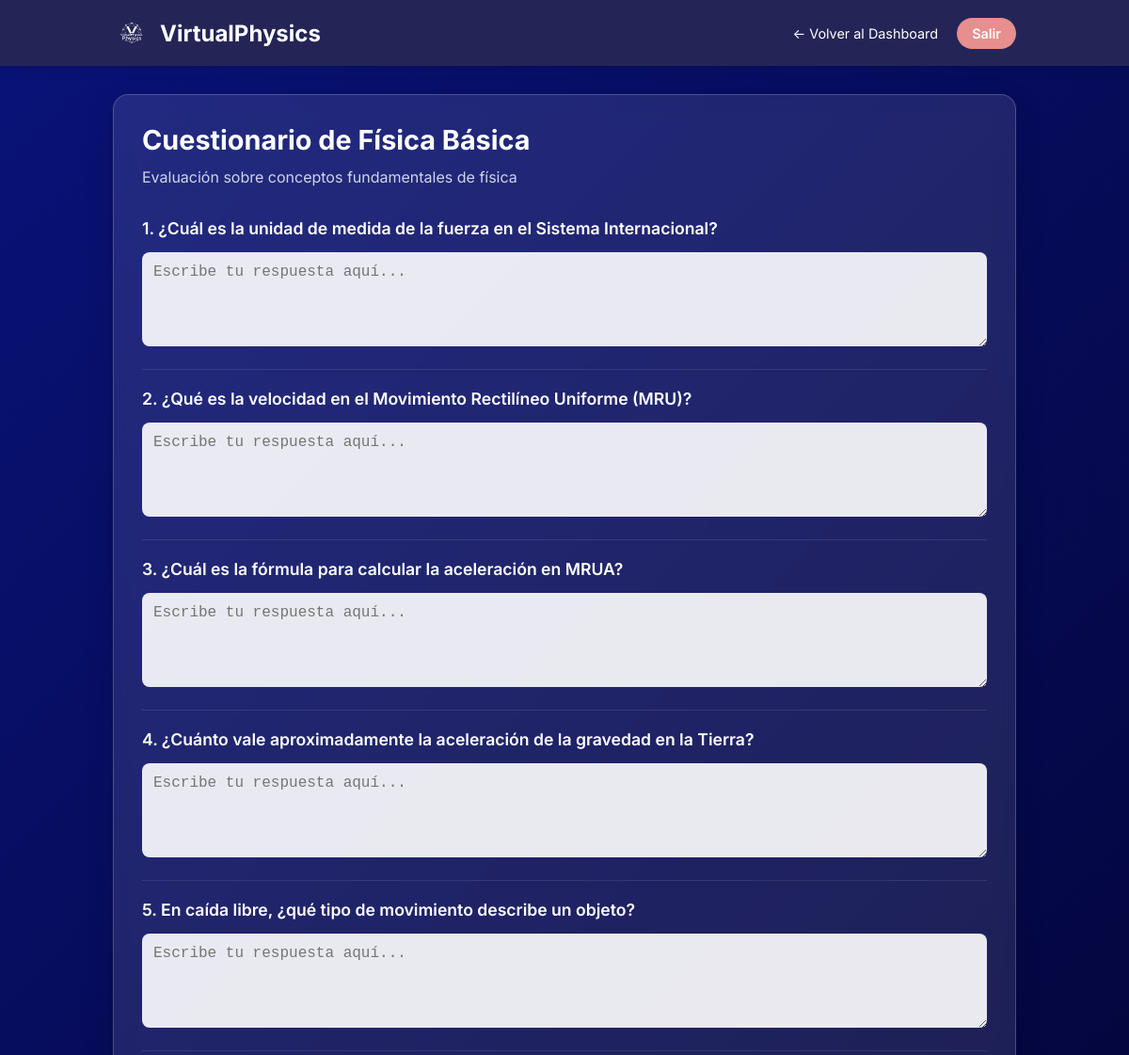
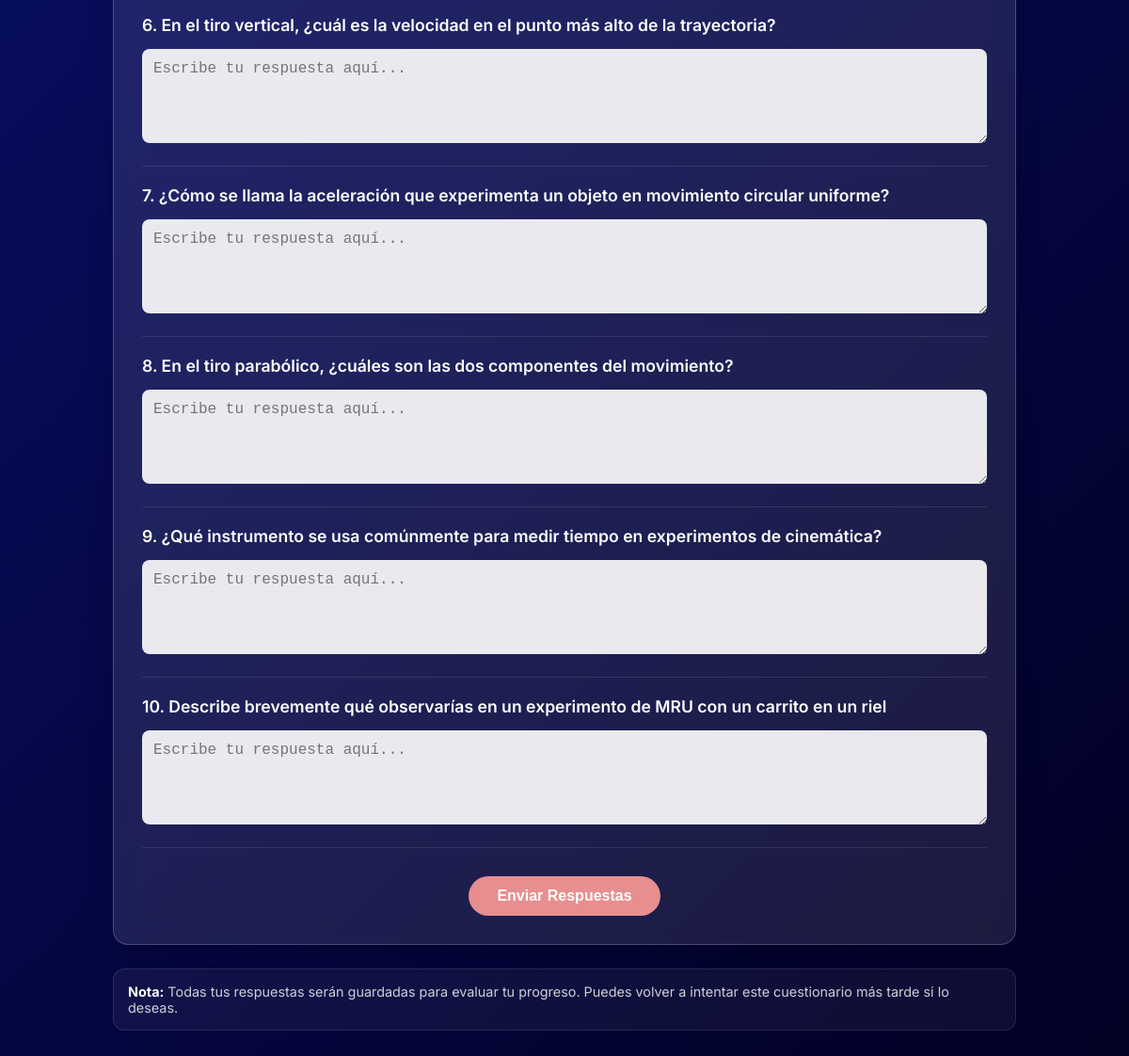
Page /formularios.php?id=1 (signed in) on the committed database (2 pictures, top to bottom).
### tables this page shows
CREATE TABLE `formularios` (
  `id` int(11) NOT NULL,
  `titulo` varchar(255) NOT NULL,
  `descripcion` text DEFAULT NULL,
  `fecha_creacion` datetime DEFAULT current_timestamp(),
  `activo` tinyint(1) DEFAULT 1
);

CREATE TABLE `preguntas` (
  `id` int(11) NOT NULL,
  `formulario_id` int(11) NOT NULL,
  `pregunta` text NOT NULL,
  `tipo` enum('texto','multiple','checkbox') DEFAULT 'texto',
  `opciones` longtext DEFAULT NULL CHECK (json_valid(`opciones`)),
  `orden` int(11) DEFAULT 0
);

### formularios.php (the view, shortened to what this page needs)
<?php
include 'config/database.php';
$formulario_id = $_GET['id'];
$query_formulario = "SELECT * FROM formularios WHERE id = $formulario_id";
$resultado_formulario = mysqli_query($conexion, $query_formulario);
$formulario = mysqli_fetch_assoc($resultado_formulario);
$query_preguntas = "SELECT * FROM preguntas WHERE formulario_id = $formulario_id ORDER BY orden";
$preguntas = mysqli_query($conexion, $query_preguntas);
?>
<!DOCTYPE html>
<html lang="es">
<head>
    <link rel="stylesheet" href="css/formularios.css">
</head>
<body>
    <nav class="navbar">
        <div class="container navbar-container">
            <div class="logo">
                <img src="img/logo.png" alt="VirtualPhysics Logo">
                <span class="logo-text">VirtualPhysics</span>
            </div>
            <div class="nav-links">
                <a href="dashboard.php" class="nav-link">← Volver al Dashboard</a>
                <a href="logout.php" class="logout-btn">Salir</a>
            </div>
        </div>
    </nav>
    <div class="main-content">
        <div class="container">
            <?php if ($formulario): ?>
            <div class="form-card">
                <h2 class="form-title"><?php echo $formulario['titulo']; ?></h2>
                <p class="form-description"><?php echo $formulario['descripcion']; ?></p>
                <form action="procesar_formulario.php" method="POST">
                    <?php while($pregunta = mysqli_fetch_assoc($preguntas)): ?>
                        <div class="question">
                            <label class="question-label">
                                <?php echo $pregunta['orden']; ?>. <?php echo $pregunta['pregunta']; ?>
                            </label>
                            <?php if($pregunta['tipo'] == 'texto'): ?>
                                <textarea name="respuesta_<?php echo $pregunta['id']; ?>"
                                        class="textarea-field"
                                        placeholder="Escribe tu respuesta aquí..."></textarea>
                            <?php endif; ?>
                        </div>
                    <?php endwhile; ?>
                    <div class="submit-container">
                        <button type="submit" class="submit-btn">
                            Enviar Respuestas
                        </button>
                    </div>
                </form>
            </div>
            <div class="info-box">
                <p>
                    <strong>Nota:</strong> Todas tus respuestas serán guardadas para evaluar tu progreso.
                    Puedes volver a intentar este cuestionario más tarde si lo deseas.
                </p>
            </div>
            <?php endif; ?>
        </div>
    </div>
</body>
</html>

### css/formularios.css (style rules this page uses)
* { margin: 0; padding: 0; box-sizing: border-box; }
body { font-family: 'Inter', -apple-system, BlinkMacSystemFont, 'Segoe UI', Roboto, sans-serif; background: linear-gradient(135deg, #091379 0%, #020024 100%); min-height: 100vh; color: #ffffff; }
.container { width: 100%; max-width: 1000px; margin: 0 auto; padding: 0 20px; }
.navbar { background-color: #242556; padding: 15px 0; box-shadow: 0 4px 12px rgba(0, 0, 0, 0.1); position: sticky; top: 0; z-index: 100; }
.navbar-container { display: flex; justify-content: space-between; align-items: center; }
.logo { display: flex; align-items: center; gap: 10px; }
.logo img { height: 40px; width: auto; }
.logo-text { font-size: 1.5rem; font-weight: 700; color: #ffffff; }
.nav-links { display: flex; align-items: center; gap: 20px; }
.nav-link { color: #ffffff; text-decoration: none; font-size: 0.9rem; transition: all 0.3s ease; }
.logout-btn { background-color: #e78f8e; color: white; border: none; padding: 8px 16px; border-radius: 24px; font-size: 0.9rem; font-weight: 600; cursor: pointer; text-decoration: none; transition: all 0.3s ease; }
.main-content { padding: 30px 0; }
.form-card { background: rgba(255, 255, 255, 0.1); backdrop-filter: blur(10px); border: 1px solid rgba(255, 255, 255, 0.2); border-radius: 16px; padding: 30px; margin-bottom: 25px; box-shadow: 0 10px 30px rgba(0, 0, 0, 0.15); animation: fadeIn 0.5s ease-out; }
.form-title { font-size: 1.8rem; font-weight: 700; margin-bottom: 10px; color: #ffffff; }
.form-description { font-size: 1rem; color: rgba(255, 255, 255, 0.8); margin-bottom: 30px; line-height: 1.6; }
.question { border-bottom: 1px solid rgba(255, 255, 255, 0.1); padding-bottom: 20px; margin-bottom: 20px; }
.question-label { font-size: 1.1rem; font-weight: 600; margin-bottom: 15px; color: #ffffff; display: block; }
.textarea-field { width: 100%; padding: 12px; border: none; border-radius: 8px; background-color: rgba(255, 255, 255, 0.9); font-size: 1rem; color: #333; resize: vertical; min-height: 100px; outline: none; transition: all 0.3s ease; }
.submit-container { text-align: center; margin-top: 30px; }
.submit-btn { background-color: #e78f8e; color: white; border: none; padding: 12px 30px; border-radius: 24px; font-size: 1rem; font-weight: 600; cursor: pointer; transition: all 0.3s ease; }
.info-box { background: rgba(255, 255, 255, 0.05); border: 1px solid rgba(255, 255, 255, 0.1); border-radius: 12px; padding: 15px; margin-top: 20px; font-size: 0.9rem; color: rgba(255, 255, 255, 0.8); }
.info-box strong { color: #ffffff; }

### rows in the picture
formularios: titulo "Cuestionario de Física Básica", descripcion "Evaluación sobre conceptos fundamentales de física"
preguntas: orden "1", pregunta "¿Cuál es la unidad de medida de la fuerza en el Sistema Internacional?", id "Escribe tu respuesta aquí..."
preguntas: orden "2", pregunta "¿Qué es la velocidad en el Movimiento Rectilíneo Uniforme (MRU)?", id "Escribe tu respuesta aquí..."
preguntas: orden "3", pregunta "¿Cuál es la fórmula para calcular la aceleración en MRUA?", id "Escribe tu respuesta aquí..."
preguntas: orden "4", pregunta "¿Cuánto vale aproximadamente la aceleración de la gravedad en la Tierra?", id "Escribe tu respuesta aquí..."
preguntas: orden "5", pregunta "En caída libre, ¿qué tipo de movimiento describe un objeto?", id "Escribe tu respuesta aquí..."
preguntas: orden "6", pregunta "En el tiro vertical, ¿cuál es la velocidad en el punto más alto de la trayectoria?", id "Escribe tu respuesta aquí..."
preguntas: orden "7", pregunta "¿Cómo se llama la aceleración que experimenta un objeto en movimiento circular uniforme?", id "Escribe tu respuesta aquí..."
preguntas: orden "8", pregunta "En el tiro parabólico, ¿cuáles son las dos componentes del movimiento?", id "Escribe tu respuesta aquí..."
preguntas: orden "9", pregunta "¿Qué instrumento se usa comúnmente para medir tiempo en experimentos de cinemática?", id "Escribe tu respuesta aquí..."
preguntas: orden "10", pregunta "Describe brevemente qué observarías en un experimento de MRU con un carrito en un riel", id "Escribe tu respuesta aquí..."
